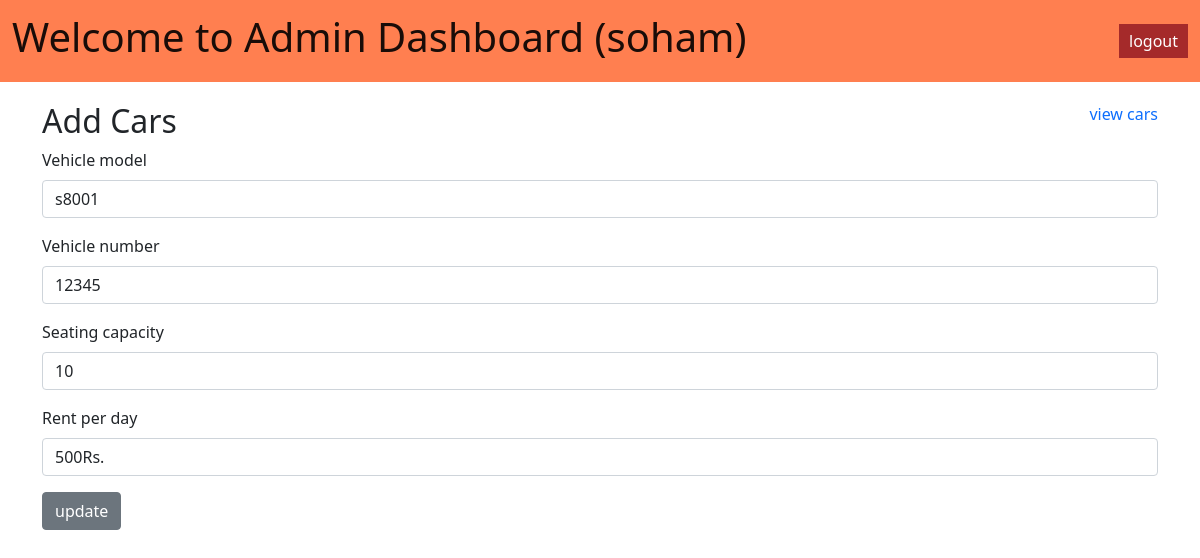
Screenshot of /admin/admin-dashboard.php?postid=2 (signed in) with the database file from the repository.
### tables this page shows
CREATE TABLE `vehicledetailsdb` (
  `id` int(11) NOT NULL,
  `vehicleModel` text NOT NULL,
  `vehicleNumber` text NOT NULL,
  `seatingCapacity` text NOT NULL,
  `rentPerDay` text NOT NULL,
  `status` int(11) NOT NULL COMMENT 'active post : 1 else 0',
  `date` text NOT NULL,
  `time` text NOT NULL,
  `userid` int(11) NOT NULL
);

### admin/admin-dashboard.php (the view, shortened to what this page needs)
<?php
include('../init/db.php');
if(isset($_GET['postid'])){
    $id = $_GET['postid'];
    $selectCar = "select * from vehicledetailsdb where userid =  '$_SESSION[id]' and id = '$id'";
    $queryCar = mysqli_query($con,$selectCar);
    $fetchCar = mysqli_fetch_assoc($queryCar);
}
?>
<!DOCTYPE html>
<html lang="en">
<head>
    <link rel="stylesheet" href="./admin-dashboard.css">
    <link href="https://cdn.jsdelivr.net/npm/bootstrap@5.0.2/dist/css/bootstrap.min.css" rel="stylesheet">
</head>
<body>
    <?php
    include('./navbar.php');
    ?>
    <div class="container adeCar">
        <div class="title-view">
            <h2>Add Cars</h2> <span><a href="view.php">view cars</a></span>
        </div>
        <form action="#" method="post">
            <div class="mb-3">
                <label for="Vehicle model" class="form-label">Vehicle model</label>
                <input type="text" class="form-control" name="vehicleModel" placeholder="Vehicle model"
                value="<?php if(isset($_GET['postid'])){ echo $fetchCar['vehicleModel']; }?>">
            </div>
            <div class="mb-3">
                <label for="Vehicle number" class="form-label">Vehicle number</label>
                <input type="text" class="form-control" name="vehicleNumber" placeholder="Vehicle number" value="<?php if(isset($_GET['postid'])){ echo $fetchCar['vehicleNumber']; }?>">
            </div>
            <div class="mb-3">
                <label for="Seating capacity" class="form-label">Seating capacity</label>
                <input type="text" class="form-control" name="seatingCapacity" placeholder="Seating capacity" value="<?php if(isset($_GET['postid'])){ echo $fetchCar['seatingCapacity']; }?>">
            </div>
            <div class="mb-3">
                <label for="rent per day" class="form-label">Rent per day</label>
                <input type="text" class="form-control" name="rentPerDay" placeholder="rent per day" value="<?php if(isset($_GET['postid'])){ echo $fetchCar['rentPerDay']; }?>">
            </div>
            <div class="mb-12">
                <input type="submit" class="btn btn-secondary"
                name="<?php if(isset($_GET['postid'])){ echo 'update';}else{echo 'submit';}?>"
                 value="<?php if(isset($_GET['postid'])){ echo 'update';}else{echo 'submit';}?>">
            </div>
        </form>
    </div>
</body>
</html>

### admin/admin-dashboard.css (style rules this page uses)
* { margin: 0; padding: 0; box-sizing: border-box; }
.adeCar { margin-top: 20px; }
.title-view { display: flex; justify-content: space-between; }
a { text-decoration: none !important; }

### rows the page displays
vehicledetailsdb: vehicleModel "s8001", vehicleNumber "12345", seatingCapacity "10", rentPerDay "500Rs."

### other values shown
$_SESSION['Username'] "soham"
